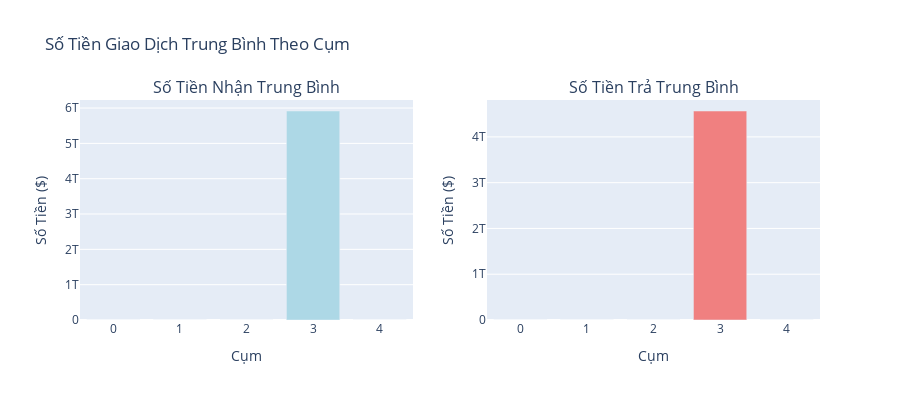

The notebook cell saved with this chart:
### Code cell
# So sánh số tiền trung bình
fig = make_subplots(
    rows=1, cols=2,
    subplot_titles=('Số Tiền Nhận Trung Bình', 'Số Tiền Trả Trung Bình')
)

fig.add_trace(
    go.Bar(
        x=amount_stats['cluster'].to_list(),
        y=amount_stats['avg_received'].to_list(),
        name='Nhận',
        marker_color='lightblue'
    ),
    row=1, col=1
)

fig.add_trace(
    go.Bar(
        x=amount_stats['cluster'].to_list(),
        y=amount_stats['avg_paid'].to_list(),
        name='Trả',
        marker_color='lightcoral'
    ),
    row=1, col=2
)

fig.update_layout(
    height=400,
    showlegend=False,
    title_text="Số Tiền Giao Dịch Trung Bình Theo Cụm"
)
fig.update_xaxes(title_text="Cụm")
fig.update_yaxes(title_text="Số Tiền ($)")

fig.show()

### Figure 1 — Plotly figure (JSON) as saved in the notebook; plotly's stock layout.template omitted (floating-point values rounded to 4 significant figures)
{"data": [{"marker": {"color": "lightblue"}, "name": "Nhận", "type": "bar", "x": [0, 1, 2, 3, 4], "xaxis": "x", "y": [8800000.0, 3323000.0, 3166000.0, 5917000000000.0, 804.1], "yaxis": "y"}, {"marker": {"color": "lightcoral"}, "name": "Trả", "type": "bar", "x": [0, 1, 2, 3, 4], "xaxis": "x2", "y": [4749000.0, 3323000.0, 3162000.0, 4565000000000.0, 804.1], "yaxis": "y2"}], "layout": {"annotations": [{"font": {"size": 16}, "showarrow": false, "text": "Số Tiền Nhận Trung Bình", "x": 0.225, "xanchor": "center", "xref": "paper", "y": 1, "yanchor": "bottom", "yref": "paper"}, {"font": {"size": 16}, "showarrow": false, "text": "Số Tiền Trả Trung Bình", "x": 0.775, "xanchor": "center", "xref": "paper", "y": 1, "yanchor": "bottom", "yref": "paper"}], "height": 400, "showlegend": false, "title": {"text": "Số Tiền Giao Dịch Trung Bình Theo Cụm"}, "xaxis": {"anchor": "y", "domain": [0, 0.45], "title": {"text": "Cụm"}}, "xaxis2": {"anchor": "y2", "domain": [0.55, 1], "title": {"text": "Cụm"}}, "yaxis": {"anchor": "x", "domain": [0, 1], "title": {"text": "Số Tiền ($)"}}, "yaxis2": {"anchor": "x2", "domain": [0, 1], "title": {"text": "Số Tiền ($)"}}}}
